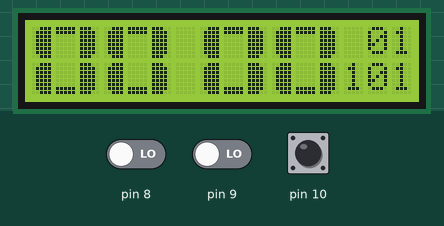
This sketch was run on a simulated Arduino Uno, built with avr-gcc and run on an emulated ATmega328P. Parts: 16×2 character LCD. The test bench sets the inputs (shaded band); at power-on: pin 8 LOW, pin 9 LOW, pin 10 LOW.

Above: at 1.2 s.
1.3 s: pin 8 driven HIGH
3.0 s: pin 9 driven HIGH
At 3.3 s:
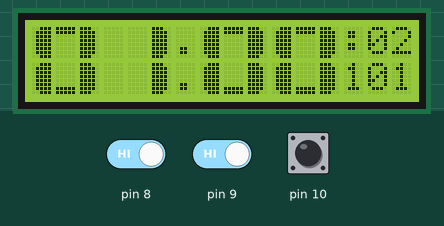
4.5 s: pin 10 driven HIGH
At 5.7 s:
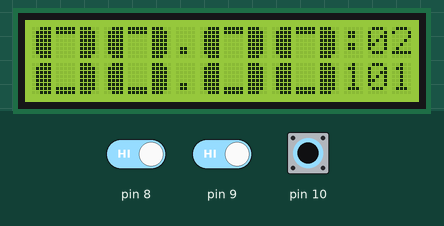
6.0 s: pin 10 pulsed LOW 5 times (0.12 s each, 0.3 s apart)
At 8.6 s:
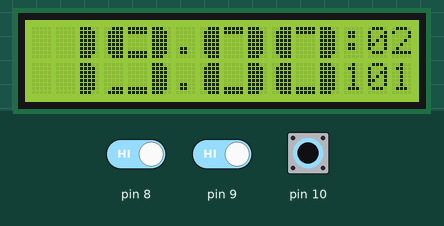
9.0 s: pin 10 pulsed LOW 2 times (0.12 s each, 0.3 s apart)
At 10.1 s:
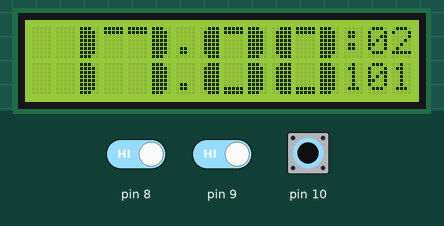
Timing chart, 0 to 12.0 s (numbered marks = the images above; inputs shaded):
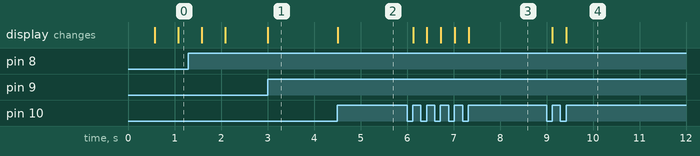

The sketch:

frantic_wluff_waasa1.ino
```cpp
// include the library
#include <LiquidCrystal.h>


// initialize the interface pins
LiquidCrystal lcd(2,3,4,5,6,7);
int s,m,h,a,d,state,state1,state2,dg,cnt,dt,mo;
char months[13]={' ','1','2','3','4','5','6','7','8','9','o','n','d'};
int l[13]={0,31,29,31,30,31,30,31,31,30,31,30,31};


// the 8 arrays that form each segment of the custom numbers
byte bar1[8] =
{
        B11100,
        B11110,
        B11110,
        B11110,
        B11110,
        B11110,
        B11110,
        B11100
};
byte bar2[8] =
{
        B00111,
        B01111,
        B01111,
        B01111,
        B01111,
        B01111,
        B01111,
        B00111
};
byte bar3[8] =
{
        B11111,
        B11111,
        B00000,
        B00000,
        B00000,
        B00000,
        B11111,
        B11111
};
byte bar4[8] =
{
        B11110,
        B11100,
        B00000,
        B00000,
        B00000,
        B00000,
        B11000,
        B11100
};
byte bar5[8] =
{
        B01111,
        B00111,
        B00000,
        B00000,
        B00000,
        B00000,
        B00011,
        B00111
};
byte bar6[8] =
{
        B00000,
        B00000,
        B00000,
        B00000,
        B00000,
        B00000,
        B11111,
        B11111
};
byte bar7[8] =
{
        B00000,
        B00000,
        B00000,
        B00000,
        B00000,
        B00000,
        B00111,
        B01111
};
byte bar8[8] =
{
        B11111,
        B11111,
        B00000,
        B00000,
        B00000,
        B00000,
        B00000,
        B00000
};

void setup()
{
  // assignes each segment a write number
  lcd.createChar(1,bar1);
  lcd.createChar(2,bar2);
  lcd.createChar(3,bar3);
  lcd.createChar(4,bar4);
  lcd.createChar(5,bar5);
  lcd.createChar(6,bar6);
  lcd.createChar(7,bar7);
  lcd.createChar(8,bar8);


  state=1;
  state1=1;
  state2=1;
  // sets the LCD's rows and colums:
  lcd.begin(16, 2);
  pinMode(8,INPUT);
    pinMode(9,INPUT);
      pinMode(10,INPUT);
  s=0;
  m=0;
   h=0;
  dt=1;
  mo=1;
}


void custom0(int col)
{ // uses segments to build the number 0
  lcd.setCursor(col, 0);
  lcd.write(2);
  lcd.write(8);
  lcd.write(1);
  lcd.setCursor(col, 1);
  lcd.write(2);
  lcd.write(6);
  lcd.write(1);
}

void custom1(int col)
{
  lcd.setCursor(col,0);
  lcd.write(32);
  lcd.write(32);
  lcd.write(1);
  lcd.setCursor(col,1);
  lcd.write(32);
  lcd.write(32);
  lcd.write(1);
}

void custom2(int col)
{
  lcd.setCursor(col,0);
  lcd.write(5);
  lcd.write(3);
  lcd.write(1);
  lcd.setCursor(col, 1);
  lcd.write(2);
  lcd.write(6);
  lcd.write(6);
}

void custom3(int col)
{
  lcd.setCursor(col,0);
  lcd.write(5);
  lcd.write(3);
  lcd.write(1);
  lcd.setCursor(col, 1);
  lcd.write(7);
  lcd.write(6);
  lcd.write(1);
}

void custom4(int col)
{
  lcd.setCursor(col,0);
  lcd.write(2);
  lcd.write(6);
  lcd.write(1);
  lcd.setCursor(col, 1);
  lcd.write(32);
  lcd.write(32);
  lcd.write(1);
}

void custom5(int col)
{
  lcd.setCursor(col,0);
  lcd.write(2);
  lcd.write(3);
  lcd.write(4);
  lcd.setCursor(col, 1);
  lcd.write(7);
  lcd.write(6);
  lcd.write(1);
}

void custom6(int col)
{
  lcd.setCursor(col,0);
  lcd.write(2);
  lcd.write(3);
  lcd.write(4);
  lcd.setCursor(col, 1);
  lcd.write(2);
  lcd.write(6);
  lcd.write(1);
}

void custom7(int col)
{
  lcd.setCursor(col+0,0);
  lcd.write(8);
  lcd.write(8);
  lcd.write(1);
  lcd.setCursor(col, 1);
  lcd.write(32);
  lcd.write(32);
  lcd.write(1);
}

void custom8(int col)
{
  lcd.setCursor(col, 0);
  lcd.write(2);
  lcd.write(3);
  lcd.write(1);
  lcd.setCursor(col, 1);
  lcd.write(2);
  lcd.write(6);
  lcd.write(1);
}

void custom9(int col)
{
  lcd.setCursor(col, 0);
  lcd.write(2);
  lcd.write(3);
  lcd.write(1);
  lcd.setCursor(col, 1);
  lcd.write(7);
  lcd.write(6);
  lcd.write(1);
}

void printNumber(int value, int col) {
  if (value == 0) {
    custom0(col);
  } if (value == 1) {
    custom1(col);
  } if (value == 2) {
    custom2(col);
  } if (value == 3) {
    custom3(col);
  } if (value == 4) {
    custom4(col);
  } if (value == 5) {
    custom5(col);
  } if (value == 6) {
    custom6(col);
  } if (value == 7) {
    custom7(col);
  } if (value == 8) {
    custom8(col);
  } if (value == 9) {
    custom9(col);
  }
}


void loop()

{
  if(digitalRead(8)&&state==1){
    cnt++;
    state=0;
    cnt=cnt%5;
    }else if(!digitalRead(8)&&state==0){
    state=1;
    }
  if (digitalRead(9)&&state1==1){
    dg=1;
    state1=0;

    }else if(!digitalRead(9)&&state1==0){
    state1=1;
    }

if(digitalRead(10)&&state2==1){
     dg=-1;
     state2=0;
    }else if(!digitalRead(10)&state2==0){
    state2=1;
    }
    switch(cnt){
      case 2:
      m=m+dg;
      dg=0;  if(m>59){
    m=0;}
    if(m<0){
    m=59;}
      break;

      case 1:
      h=h+dg;
      dg=0;if(h>23){
    h=h-24;}
    if(h<0){
    h=23;}
      break;

     case 3:
      dt=dt+dg;
      dg=0;if(dt>l[mo]){
    dt=l[mo];}
    if(dt<1){
      dt=1;}
      break;
     case 4:
      mo=mo+dg;
      dg=0;if(mo>12){
    mo=1;
     }
    if(mo<1){
      mo=12;}
    if(dt>l[mo]){
    dt=1;
    mo++;
     mo=(1+(mo-1)%12);
    }
      break;
    }
  if(s>59){
    s=0;
    m++;

  if(m>59){
    m=0;
   h++;

  if(h>23){
    h=0;
    dt++;

  if(dt>l[mo]){
    dt=1;
    mo++;
    }
      if(mo>12){
    mo=1;
    }

  }
  }
  }
  h=h;
  d=(h)%10;
  printNumber(d, 3);
  d=(h)/10;
   printNumber(d, 0);

       d=m%10;
     printNumber(d, 10);
     d=m/10;
     printNumber(d, 7);
     lcd.setCursor(14, 0);


     lcd.print(s/10);

     lcd.print(s%10);

     lcd.setCursor(13, 1);
      lcd.print(months[mo]);
     lcd.print(dt/10);

     lcd.print(dt%10);
        if(cnt==0){
           s++;
          lcd.setCursor(6, 0);
      lcd.print(" ");
       lcd.setCursor(6, 1);
      lcd.print(" ");
       lcd.setCursor(13,0);
               lcd.print(" ");
      delay(500);
    lcd.setCursor(6, 0);
      lcd.print(".");
       lcd.setCursor(6, 1);
      lcd.print(".");
        lcd.setCursor(13,0);
      lcd.print(":");
      delay(500);
       }}
```

Measured:
- after the input at 3.0 s, the display: changes at once (image 1)
- after the input at 4.5 s, the display: changes at once (image 2)
- after the input at 6.0 s, the display: first changes after 0.13 s (image 3 shows a later state)
- after the input at 9.0 s, the display: first changes after 0.13 s (image 4 shows a later state)
